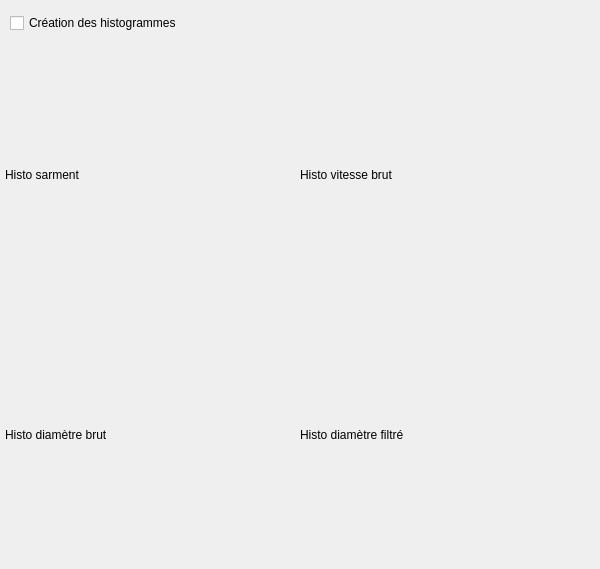
   <widget class="QWidget" name="tabHistogrammes">
    <attribute name="title">
     <string>Histos</string>
    </attribute>
    <widget class="QLabel" name="label_histo_sarment">
     <property name="geometry">
      <rect>
       <x>5</x>
       <y>50</y>
       <width>281</width>
       <height>250</height>
      </rect>
     </property>
     <property name="text">
      <string>Histo sarment</string>
     </property>
     <property name="scaledContents">
      <bool>true</bool>
     </property>
    </widget>
    <widget class="QLabel" name="label_histo_vitesse">
     <property name="geometry">
      <rect>
       <x>300</x>
       <y>50</y>
       <width>291</width>
       <height>250</height>
      </rect>
     </property>
     <property name="text">
      <string>Histo vitesse brut</string>
     </property>
     <property name="scaledContents">
      <bool>true</bool>
     </property>
    </widget>
    <widget class="QLabel" name="label_histo_diametre_apres">
     <property name="geometry">
      <rect>
       <x>300</x>
       <y>310</y>
       <width>291</width>
       <height>250</height>
      </rect>
     </property>
     <property name="text">
      <string>Histo diamètre filtré</string>
     </property>
     <property name="scaledContents">
      <bool>true</bool>
     </property>
    </widget>
    <widget class="QCheckBox" name="checkBoxHistogramme">
     <property name="geometry">
      <rect>
       <x>10</x>
       <y>10</y>
       <width>231</width>
       <height>26</height>
      </rect>
     </property>
     <property name="toolTip">
      <string>&lt;html&gt;&lt;head/&gt;&lt;body&gt;&lt;p&gt;&lt;span style=&quot; font-size:10pt; color:#00aa00;&quot;&gt;Astuce : Si vous confiant dans votre paramétrage, vous pouvez décocher la création des histogrammes lors de traitement de grande masse de données.&lt;/span&gt;&lt;/p&gt;&lt;/body&gt;&lt;/html&gt;</string>
     </property>
     <property name="text">
      <string>Création des histogrammes</string>
     </property>
    </widget>
    <widget class="QLabel" name="label_histo_diametre_avant">
     <property name="geometry">
      <rect>
       <x>5</x>
       <y>310</y>
       <width>281</width>
       <height>250</height>
      </rect>
     </property>
     <property name="text">
      <string>Histo diamètre brut</string>
     </property>
     <property name="scaledContents">
      <bool>true</bool>
     </property>
    </widget>
   </widget>
